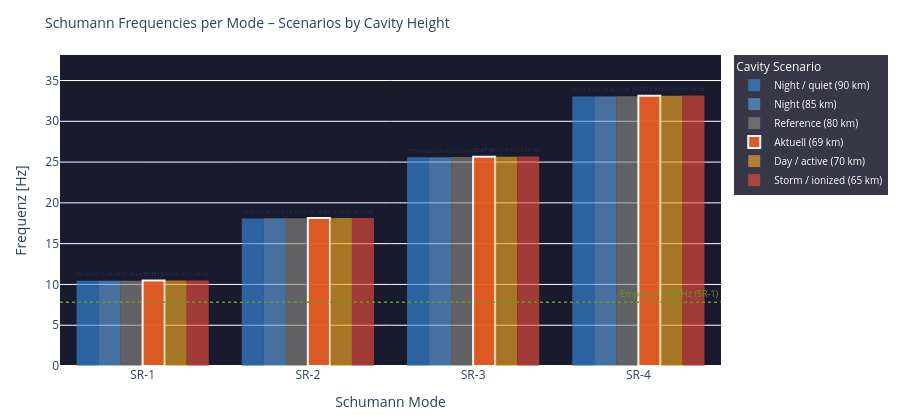

This figure's notebook cell:
### Code cell
# ============================================================
# RESONANCE CONDITIONS – Schumann frequencies as bar chart
# Each SR mode: frequency at different cavity heights
# ============================================================

modi        = [1, 2, 3, 4]
h_scenarios = {
    'Night / quiet (90 km)':   90.0,
    'Night (85 km)':           85.0,
    'Reference (80 km)':        80.0,
    f'Aktuell ({h_eff:.0f} km)': float(h_eff),
    'Day / active (70 km)':     70.0,
    'Storm / ionized (65 km)': 65.0,
}
colors_h = ['#378ADD','#5F9FDD','#888780','#E85D24','#F2A623','#e74c3c']

fig = go.Figure()

x_labels = [f'SR-{n}' for n in modi]

for i, (label, h) in enumerate(h_scenarios.items()):
    freqs = [schumann_freq(n, h) for n in modi]
    # Highlight if this is the current height
    is_current = abs(h - float(h_eff)) < 0.1
    fig.add_trace(go.Bar(
        name=label,
        x=x_labels,
        y=freqs,
        marker_color=colors_h[i],
        opacity=0.95 if is_current else 0.65,
        marker_line=dict(color='white', width=2) if is_current else dict(width=0),
        text=[f'{f:.2f} Hz' for f in freqs],
        textposition='outside',
        textfont=dict(size=8),
    ))

# Referenz-Linie SR-1 = 7.83 Hz (empirisch)
fig.add_hline(y=7.83, line_dash='dot', line_color='#639922', line_width=1.5,
              annotation_text='Empirical 7.83 Hz (SR-1)',
              annotation_font=dict(size=9, color='#639922'))

fig.update_layout(
    title=dict(text='Schumann Frequencies per Mode – Scenarios by Cavity Height', font=dict(size=14)),
    barmode='group',
    xaxis=dict(title='Schumann Mode'),
    yaxis=dict(title='Frequenz [Hz]', range=[0, max(schumann_freq(4, 65)*1.15, 38)]),
    height=420,
    plot_bgcolor='#1a1a2e',
    paper_bgcolor='rgba(0,0,0,0)',
    legend=dict(title='Cavity Scenario', bgcolor='rgba(20,20,40,0.85)',
                font=dict(color='white', size=10)),
    margin=dict(l=60, r=30, t=55, b=50)
)
fig.show()

# Textausgabe Delta zur Referenz
print(f'\nFrequency delta (current {h_eff:.0f} km vs. reference 80 km):')
ref_f = {n: schumann_freq(n, 80.0) for n in modi}
act_f = {n: schumann_freq(n, float(h_eff)) for n in modi}
for n in modi:
    d = (act_f[n] - ref_f[n]) * 1000
    print(f'  SR-{n}: {act_f[n]:.4f} Hz  (Ref {ref_f[n]:.4f} Hz  Δ {d:+.1f} mHz)')

### Figure 1 — Plotly figure (JSON) as saved in the notebook; plotly's stock layout.template omitted (floating-point values rounded to 4 significant figures)
{"data": [{"marker": {"color": "#378ADD", "line": {"width": 0}}, "name": "Night / quiet (90 km)", "opacity": 0.65, "text": ["10.44 Hz", "18.09 Hz", "25.58 Hz", "33.03 Hz"], "textfont": {"size": 8}, "textposition": "outside", "type": "bar", "x": ["SR-1", "SR-2", "SR-3", "SR-4"], "y": [10.44, 18.09, 25.58, 33.03]}, {"marker": {"color": "#5F9FDD", "line": {"width": 0}}, "name": "Night (85 km)", "opacity": 0.65, "text": ["10.45 Hz", "18.10 Hz", "25.60 Hz", "33.05 Hz"], "textfont": {"size": 8}, "textposition": "outside", "type": "bar", "x": ["SR-1", "SR-2", "SR-3", "SR-4"], "y": [10.45, 18.1, 25.6, 33.05]}, {"marker": {"color": "#888780", "line": {"width": 0}}, "name": "Reference (80 km)", "opacity": 0.65, "text": ["10.46 Hz", "18.12 Hz", "25.62 Hz", "33.08 Hz"], "textfont": {"size": 8}, "textposition": "outside", "type": "bar", "x": ["SR-1", "SR-2", "SR-3", "SR-4"], "y": [10.46, 18.12, 25.62, 33.08]}, {"marker": {"color": "#E85D24", "line": {"color": "white", "width": 2}}, "name": "Aktuell (69 km)", "opacity": 0.95, "text": ["10.48 Hz", "18.15 Hz", "25.67 Hz", "33.13 Hz"], "textfont": {"size": 8}, "textposition": "outside", "type": "bar", "x": ["SR-1", "SR-2", "SR-3", "SR-4"], "y": [10.48, 18.15, 25.67, 33.13]}, {"marker": {"color": "#F2A623", "line": {"width": 0}}, "name": "Day / active (70 km)", "opacity": 0.65, "text": ["10.48 Hz", "18.15 Hz", "25.66 Hz", "33.13 Hz"], "textfont": {"size": 8}, "textposition": "outside", "type": "bar", "x": ["SR-1", "SR-2", "SR-3", "SR-4"], "y": [10.48, 18.15, 25.66, 33.13]}, {"marker": {"color": "#e74c3c", "line": {"width": 0}}, "name": "Storm / ionized (65 km)", "opacity": 0.65, "text": ["10.48 Hz", "18.16 Hz", "25.68 Hz", "33.15 Hz"], "textfont": {"size": 8}, "textposition": "outside", "type": "bar", "x": ["SR-1", "SR-2", "SR-3", "SR-4"], "y": [10.48, 18.16, 25.68, 33.15]}], "layout": {"annotations": [{"font": {"color": "#639922", "size": 9}, "showarrow": false, "text": "Empirical 7.83 Hz (SR-1)", "x": 1, "xanchor": "right", "xref": "x domain", "y": 7.83, "yanchor": "bottom", "yref": "y"}], "barmode": "group", "height": 420, "legend": {"bgcolor": "rgba(20,20,40,0.85)", "font": {"color": "white", "size": 10}, "title": {"text": "Cavity Scenario"}}, "margin": {"b": 50, "l": 60, "r": 30, "t": 55}, "paper_bgcolor": "rgba(0,0,0,0)", "plot_bgcolor": "#1a1a2e", "shapes": [{"line": {"color": "#639922", "dash": "dot", "width": 1.5}, "type": "line", "x0": 0, "x1": 1, "xref": "x domain", "y0": 7.83, "y1": 7.83, "yref": "y"}], "title": {"font": {"size": 14}, "text": "Schumann Frequencies per Mode – Scenarios by Cavity Height"}, "xaxis": {"title": {"text": "Schumann Mode"}}, "yaxis": {"range": [0, 38.13], "title": {"text": "Frequenz [Hz]"}}}}
